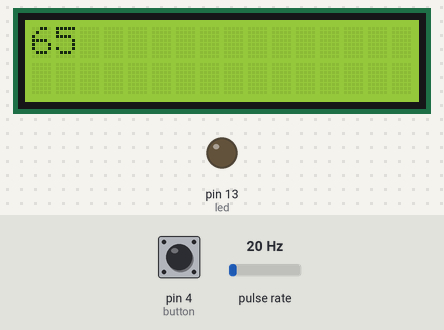
A sketch run on a simulated Arduino Uno, built with avr-gcc and run on an emulated ATmega328P. Shown: 16×2 character LCD, output pins drawn as LEDs (lit = HIGH). Wiring (inferred from the names in the program): pulse sensor: data pin 2. The test bench sets the inputs (shaded band); at power-on: pin 4 (button) LOW, pulse rate 20 Hz. What the sketch prints to the serial monitor is not drawn.

Above: at 1.28 s.
1.3 s: pin 4 (button) pulled HIGH for 0.15 s
At 1.44 s:
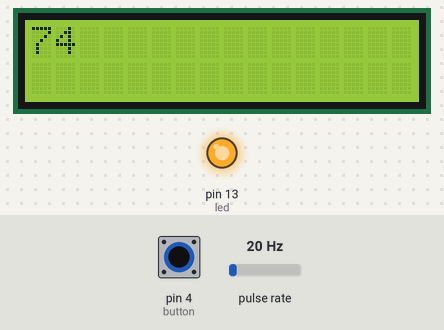
2.0 s: pulse rate (sensor on pin 2) set to 4 Hz
At 2.22 s:
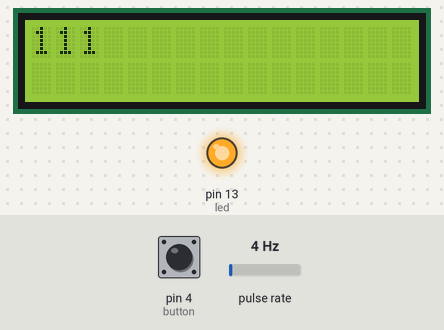
3.6 s: pulse rate (sensor on pin 2) set to 50 Hz
At 4.02 s:
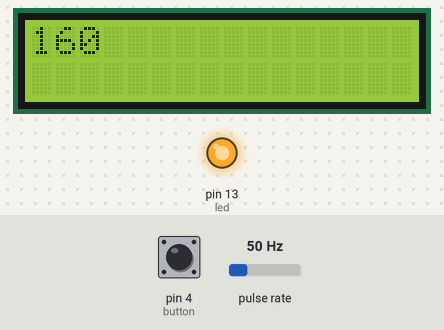
5.8 s: pulse rate (sensor on pin 2) set to 100 Hz
At 5.94 s:
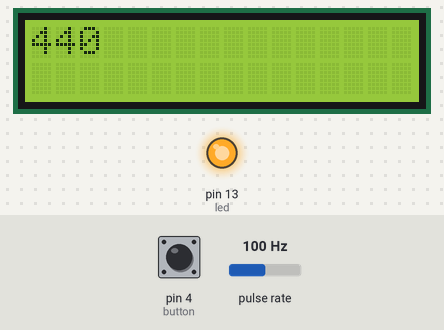
7.4 s: pin 4 (button) pulled HIGH for 3.2 s
At 10.71 s:
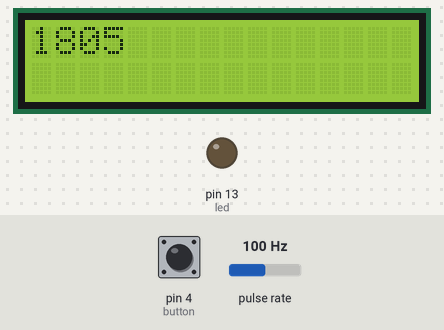
Timing chart, 0 to 12.2 s (numbered marks = the images above; inputs shaded):
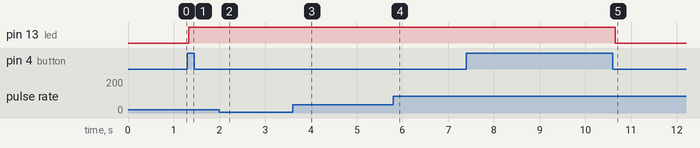

The sketch:

Button_andFLow_v3.ino
```cpp
const int button = 4;            // GPIO 8 for the button
const int led =13;                // GPIO 7 for the LED
int ledflag=0;                   // LED status flag
const int PinSensorWaterFlowTaman=2;// intr 0 // pin 2
float flow_countertaman,litertaman;
 #include <LiquidCrystal_I2C.h>

LiquidCrystal_I2C lcd(0x27,16,2);  // set the LCD address to 0x27 for a 16 chars and 2 line display

void setup() {
  lcd.init();                      // initialize the lcd
  lcd.backlight();
   pinMode(PinSensorWaterFlowTaman, INPUT);
        digitalWrite(PinSensorWaterFlowTaman, HIGH);
        attachInterrupt(0, flowtaman, RISING); // Setup Interrupt 0 pada pin 2

  pinMode(button,INPUT);         // define button as an input
  pinMode(led,OUTPUT);           // define LED as an output
  digitalWrite(led,LOW);         // turn output off just in case
Serial.begin(9600);
}

void loop() {

int mililiter = litertaman * 1000;
  if (digitalRead(button)==HIGH){ // if button is pressed

    if (ledflag==0) {             // and the status flag is LOW
      ledflag=1;                  // make status flag HIGH
      digitalWrite(led,HIGH);     // and turn on the LED
      //flow_countertaman=0;
      }                           //
    else{                        // otherwise...
      // and turn off the LED
    }
                     // wait a sec for the
  }
  else if(mililiter >=1000){
          ledflag=0;                  // make status flag LOW
      digitalWrite(led,LOW);
      //delay(10000);
      //flow_countertaman=0;
      //delay(5000);

  }
   delay(50);
   Serial.println(litertaman);
  Serial.print("MILILITER = ");
 Serial.println(mililiter);

  lcd.setCursor(0,0);
  lcd.print(mililiter);
  lcd.setCursor(2,1);
  //lcd.print(mililiter);
   lcd.setCursor(0,2);
  //lcd.print("Arduino LCM IIC 2004");
   //lcd.setCursor(2,3);
  //lcd.print("Power By Ec-yuan!");

}

void flowtaman () // Interrupt function taman
    {
      flow_countertaman++;
       litertaman=flow_countertaman/350;
}
```

Measured:
- after the input at 1.3 s, pin 13 (led): LOW → HIGH at once
- after the input at 7.4 s, pin 13 (led): HIGH → LOW after 3.3 s instead of 0.45 s
